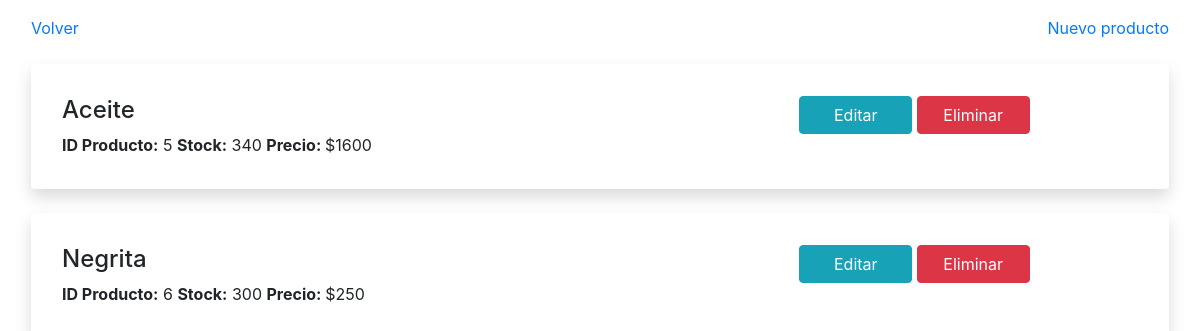
The page /views/productos/productos_bodega.php?id=3 on the database its author committed.
### tables this page shows
CREATE TABLE `producto` (
  `id_producto` int(3) NOT NULL,
  `nombre` varchar(20) NOT NULL,
  `stock` int(5) NOT NULL,
  `precio` int(7) NOT NULL,
  `bodega_producto` int(3) NOT NULL
);

### views/productos/productos_bodega.php (the view, shortened to what this page needs)
<?php
    include("../../includes/header.php");
    include("../../db.php");
    if(isset($_GET['id'])){
        $idBodegaActual = $_GET['id'];
    }
?>
    <div class="container p-3">
        <div class="row d-flex justify-content-between">
            <a href="../../">Volver</a>
            <a href="./agregar_producto.php?id=<?= $idBodegaActual ?>">Nuevo producto</a>
        </div>
        <?php
        $query = "SELECT * FROM producto WHERE bodega_producto = '$idBodegaActual'";
        $result = mysqli_query($connection, $query);
        while($row = $result->fetch_array()){
            $rows[] = $row;
        }
        if(isset($_SESSION['mensaje'])) { ?>
        <?php session_unset(); }
        if(count($rows) > 0){
        foreach($rows as $row){ ?>
            <div class='row p-3 shadow mt-4 rounded d-flex justify-content-between'>
                <div class='col-6 pt-3'>
                    <h4><?= $row['nombre'] ?></h4>
                    <p><b>ID Producto:</b> <?= $row['id_producto'] ?>  <b>Stock:</b> <?= $row['stock'] ?>  <b>Precio: </b>$<?= $row['precio'] ?> </p>
                </div>
                <div class='col-4 pt-3'>
                    <a href="modificar_producto.php?id_producto=<?= $row['id_producto'] ?>" class='col-4 btn btn-info'>Editar</a>
                    <a href="../../database/db_eliminar_producto.php?id=<?= $row['id_producto'] ?>" class='col-4 btn btn-danger'>Eliminar</a>
                </div>
            </div>
        <?php }
        }else{?>
            <div class="text-center">
            <h4>Aún no se han registrado productos.</h4>
            </div>
        <?php }
        ?>
        </div>
<?php include('../includes/footer.php') ?>

### rows shown on the page
producto: nombre "Aceite", id_producto "5", stock "340", precio "1600"
producto: nombre "Negrita", id_producto "6", stock "300", precio "250"
